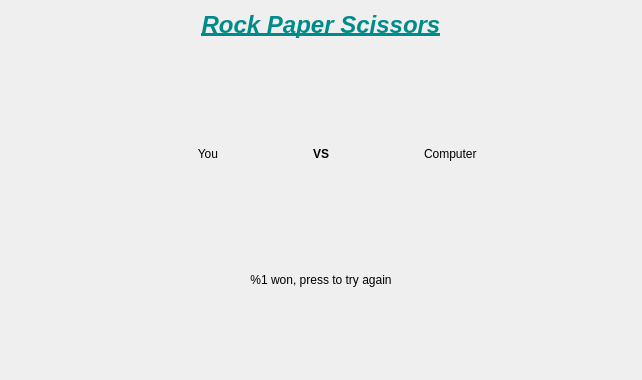
<?xml version="1.0" encoding="UTF-8"?>
<ui version="4.0">
 <class>MainWindow</class>
 <widget class="QWidget" name="MainWindow">
  <property name="geometry">
   <rect>
    <x>0</x>
    <y>0</y>
    <width>642</width>
    <height>380</height>
   </rect>
  </property>
  <property name="windowTitle">
   <string>Rock Paper Scissors</string>
  </property>
  <layout class="QVBoxLayout" name="verticalLayout">
   <item>
    <widget class="QLabel" name="label">
     <property name="sizePolicy">
      <sizepolicy hsizetype="Minimum" vsizetype="Maximum">
       <horstretch>0</horstretch>
       <verstretch>0</verstretch>
      </sizepolicy>
     </property>
     <property name="font">
      <font>
       <pointsize>18</pointsize>
       <italic>true</italic>
       <bold>true</bold>
       <underline>true</underline>
      </font>
     </property>
     <property name="styleSheet">
      <string notr="true">color: darkcyan</string>
     </property>
     <property name="text">
      <string>Rock Paper Scissors</string>
     </property>
     <property name="textFormat">
      <enum>Qt::PlainText</enum>
     </property>
     <property name="alignment">
      <set>Qt::AlignCenter</set>
     </property>
     <property name="textInteractionFlags">
      <set>Qt::NoTextInteraction</set>
     </property>
    </widget>
   </item>
   <item>
    <layout class="QHBoxLayout" name="horizontalLayout_4">
     <property name="spacing">
      <number>0</number>
     </property>
     <property name="bottomMargin">
      <number>0</number>
     </property>
     <item>
      <widget class="QLabel" name="youLabel">
       <property name="text">
        <string>You</string>
       </property>
       <property name="textFormat">
        <enum>Qt::PlainText</enum>
       </property>
       <property name="alignment">
        <set>Qt::AlignRight|Qt::AlignTrailing|Qt::AlignVCenter</set>
       </property>
      </widget>
     </item>
     <item>
      <widget class="QLabel" name="label_3">
       <property name="font">
        <font>
         <bold>true</bold>
        </font>
       </property>
       <property name="text">
        <string>VS</string>
       </property>
       <property name="textFormat">
        <enum>Qt::PlainText</enum>
       </property>
       <property name="alignment">
        <set>Qt::AlignCenter</set>
       </property>
      </widget>
     </item>
     <item>
      <widget class="QLabel" name="computerLabel">
       <property name="text">
        <string>Computer</string>
       </property>
       <property name="textFormat">
        <enum>Qt::PlainText</enum>
       </property>
      </widget>
     </item>
    </layout>
   </item>
   <item>
    <widget class="QPushButton" name="tryAgainButton">
     <property name="text">
      <string>%1 won, press to try again</string>
     </property>
     <property name="flat">
      <bool>true</bool>
     </property>
    </widget>
   </item>
   <item>
    <layout class="QHBoxLayout" name="horizontalLayout_3">
     <property name="bottomMargin">
      <number>50</number>
     </property>
     <item>
      <widget class="QPushButton" name="rockButton">
       <property name="text">
        <string/>
       </property>
       <property name="icon">
        <iconset resource="../ressources/ressource.qrc">
         <normaloff>:/images/rock.svg</normaloff>:/images/rock.svg</iconset>
       </property>
       <property name="iconSize">
        <size>
         <width>100</width>
         <height>100</height>
        </size>
       </property>
       <property name="flat">
        <bool>true</bool>
       </property>
      </widget>
     </item>
     <item>
      <widget class="QPushButton" name="paperButton">
       <property name="text">
        <string/>
       </property>
       <property name="icon">
        <iconset resource="../ressources/ressource.qrc">
         <normaloff>:/images/paper.svg</normaloff>:/images/paper.svg</iconset>
       </property>
       <property name="iconSize">
        <size>
         <width>100</width>
         <height>100</height>
        </size>
       </property>
       <property name="flat">
        <bool>true</bool>
       </property>
      </widget>
     </item>
     <item>
      <widget class="QPushButton" name="scissourcsButton">
       <property name="text">
        <string/>
       </property>
       <property name="icon">
        <iconset resource="../ressources/ressource.qrc">
         <normaloff>:/images/scissors.svg</normaloff>:/images/scissors.svg</iconset>
       </property>
       <property name="iconSize">
        <size>
         <width>100</width>
         <height>100</height>
        </size>
       </property>
       <property name="flat">
        <bool>true</bool>
       </property>
      </widget>
     </item>
    </layout>
   </item>
  </layout>
 </widget>
 <resources>
  <include location="../ressources/ressource.qrc"/>
 </resources>
 <connections/>
</ui>
